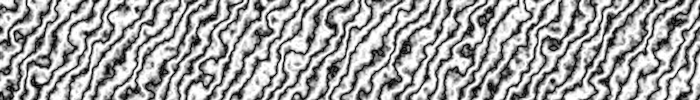
Frame 1 (no input)
Frame 2 (the mouse pressed at the canvas centre, redrawn once): identical to frame 1, image omitted

The Processing sketch that drew this single still picture (run headless with seeded random() and noise(); the mouse was pressed at the canvas centre and the sketch redrawn once):

// Processing sketch: noise_art_maker
// ── noise_art_maker.pde
float power = 3.0;  // Turbulence power
float d = 16.0;  // Turbulence density

void setup() {
  size(700, 100);
  noLoop();
  noSmooth();
}

void draw() {
  for (int y = 0; y < height; y++) {
    for (int x = 0; x < width; x++) {
      float total = 0.0;
      for (float i = d; i >= 1; i = i/2.0) {
        total += noise(x/d, y/d) * d;
      } 
      float turbulence = 128.0 * total / d;
      float base = (x * 0.2) + (y * 0.12);
      float offset = base + (power * turbulence / 256.0);
      float gray = abs(sin(offset)) * 256.0;
      stroke(gray);
      point(x, y);
    }
  }
}
